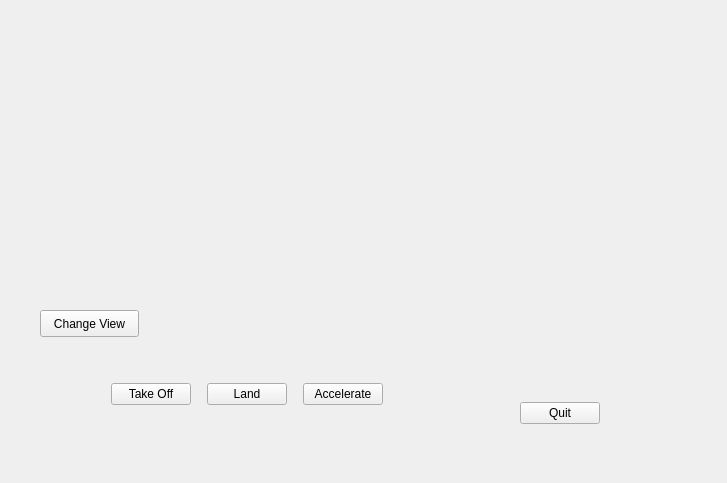
<?xml version="1.0" encoding="UTF-8"?>
<ui version="4.0">
 <class>MainWindow</class>
 <widget class="QMainWindow" name="MainWindow">
  <property name="windowModality">
   <enum>Qt::ApplicationModal</enum>
  </property>
  <property name="geometry">
   <rect>
    <x>0</x>
    <y>0</y>
    <width>727</width>
    <height>483</height>
   </rect>
  </property>
  <property name="windowTitle">
   <string>OpenGL</string>
  </property>
  <widget class="QWidget" name="centralWidget">
   <widget class="GLWidget" name="widget" native="true">
    <property name="geometry">
     <rect>
      <x>39</x>
      <y>49</y>
      <width>321</width>
      <height>251</height>
     </rect>
    </property>
    <property name="sizePolicy">
     <sizepolicy hsizetype="Expanding" vsizetype="Preferred">
      <horstretch>0</horstretch>
      <verstretch>0</verstretch>
     </sizepolicy>
    </property>
   </widget>
   <widget class="GLWidget" name="widget_2" native="true">
    <property name="geometry">
     <rect>
      <x>380</x>
      <y>50</y>
      <width>321</width>
      <height>251</height>
     </rect>
    </property>
   </widget>
   <widget class="QPushButton" name="pushButton_5">
    <property name="geometry">
     <rect>
      <x>40</x>
      <y>310</y>
      <width>99</width>
      <height>27</height>
     </rect>
    </property>
    <property name="text">
     <string>Change View</string>
    </property>
   </widget>
   <widget class="QWidget" name="">
    <property name="geometry">
     <rect>
      <x>100</x>
      <y>354</y>
      <width>511</width>
      <height>81</height>
     </rect>
    </property>
    <layout class="QHBoxLayout" name="horizontalLayout_2">
     <item>
      <layout class="QHBoxLayout" name="horizontalLayout">
       <property name="spacing">
        <number>16</number>
       </property>
       <item>
        <widget class="QPushButton" name="pushButton_2">
         <property name="text">
          <string>Take Off</string>
         </property>
        </widget>
       </item>
       <item>
        <widget class="QPushButton" name="pushButton_3">
         <property name="text">
          <string>Land</string>
         </property>
        </widget>
       </item>
       <item>
        <widget class="QPushButton" name="pushButton_4">
         <property name="text">
          <string>Accelerate</string>
         </property>
        </widget>
       </item>
      </layout>
     </item>
     <item>
      <spacer name="horizontalSpacer">
       <property name="orientation">
        <enum>Qt::Horizontal</enum>
       </property>
       <property name="sizeHint" stdset="0">
        <size>
         <width>108</width>
         <height>20</height>
        </size>
       </property>
      </spacer>
     </item>
     <item>
      <layout class="QVBoxLayout" name="verticalLayout">
       <item>
        <spacer name="verticalSpacer">
         <property name="orientation">
          <enum>Qt::Vertical</enum>
         </property>
         <property name="sizeHint" stdset="0">
          <size>
           <width>20</width>
           <height>78</height>
          </size>
         </property>
        </spacer>
       </item>
       <item>
        <widget class="QPushButton" name="pushButton">
         <property name="text">
          <string>Quit</string>
         </property>
        </widget>
       </item>
      </layout>
     </item>
    </layout>
   </widget>
  </widget>
  <widget class="QMenuBar" name="menuBar">
   <property name="geometry">
    <rect>
     <x>0</x>
     <y>0</y>
     <width>727</width>
     <height>25</height>
    </rect>
   </property>
  </widget>
 </widget>
 <layoutdefault spacing="6" margin="11"/>
 <customwidgets>
  <customwidget>
   <class>GLWidget</class>
   <extends>QWidget</extends>
   <header>glwidget.h</header>
   <container>1</container>
  </customwidget>
 </customwidgets>
 <resources/>
 <connections>
  <connection>
   <sender>pushButton</sender>
   <signal>clicked()</signal>
   <receiver>MainWindow</receiver>
   <slot>close()</slot>
   <hints>
    <hint type="sourcelabel">
     <x>559</x>
     <y>444</y>
    </hint>
    <hint type="destinationlabel">
     <x>643</x>
     <y>359</y>
    </hint>
   </hints>
  </connection>
 </connections>
</ui>
